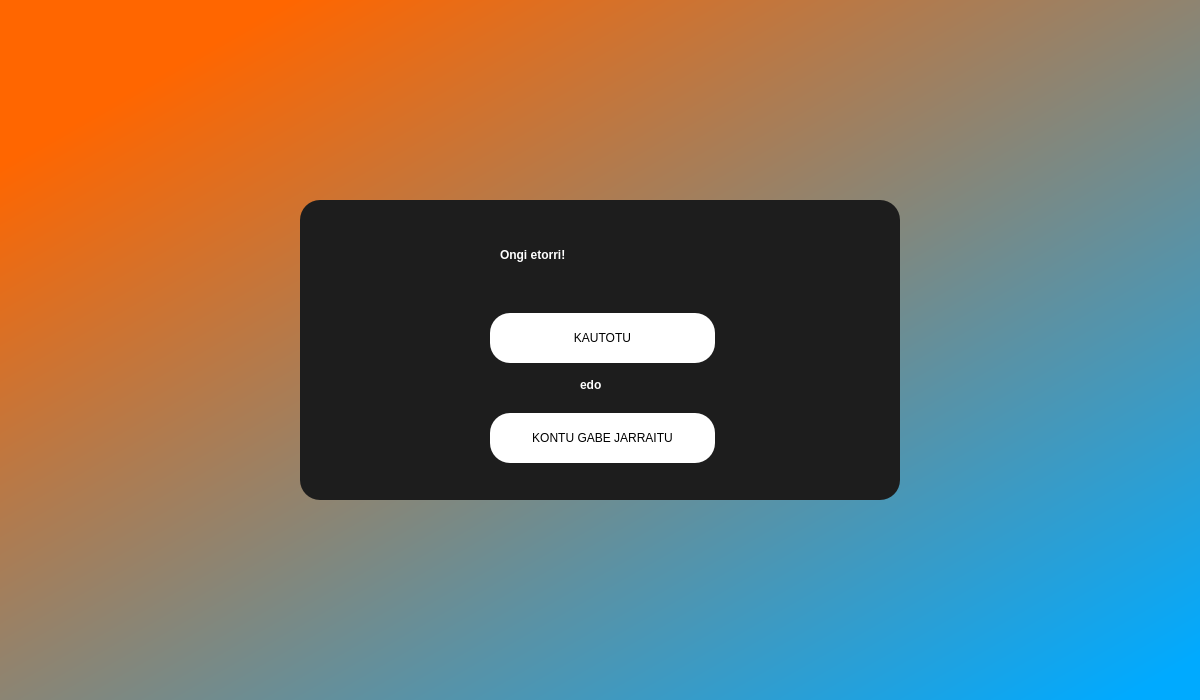
<?xml version="1.0" encoding="UTF-8"?>
<ui version="4.0">
 <class>Dialog</class>
 <widget class="QDialog" name="Dialog">
  <property name="geometry">
   <rect>
    <x>0</x>
    <y>0</y>
    <width>1200</width>
    <height>700</height>
   </rect>
  </property>
  <property name="windowTitle">
   <string>Dialog</string>
  </property>
  <widget class="QWidget" name="bgwidget" native="true">
   <property name="geometry">
    <rect>
     <x>0</x>
     <y>0</y>
     <width>1200</width>
     <height>700</height>
    </rect>
   </property>
   <property name="styleSheet">
    <string notr="true">QWidget#bgwidget{
background-color:qlineargradient(spread:pad, x1:0.123847, y1:0.113, x2:0.966, y2:0.965909, stop:0 rgba(255, 102, 0, 255), stop:1 rgba(0, 170, 255, 255))
}</string>
   </property>
   <widget class="QWidget" name="butonwidget" native="true">
    <property name="geometry">
     <rect>
      <x>300</x>
      <y>200</y>
      <width>600</width>
      <height>300</height>
     </rect>
    </property>
    <property name="styleSheet">
     <string notr="true">QWidget#butonwidget{
background-color:#1d1d1d;
border-radius:20px
}</string>
    </property>
    <widget class="QPushButton" name="kautotugabebtn">
     <property name="geometry">
      <rect>
       <x>190</x>
       <y>213</y>
       <width>225</width>
       <height>50</height>
      </rect>
     </property>
     <property name="styleSheet">
      <string notr="true">QPushButton#kautotugabebtn{
border-radius:20px;
background-color:rgb(255, 255, 255);
font: 16pt &quot;Calibri&quot;;
}

QPushButton#kautotugabebtn:hover{
border-radius:20px;
background-color:rgb(179, 179, 179);
font: 16pt &quot;Calibri&quot;;
font-weight:bold;
}</string>
     </property>
     <property name="text">
      <string>KONTU GABE JARRAITU</string>
     </property>
    </widget>
    <widget class="QPushButton" name="kautotubtn">
     <property name="geometry">
      <rect>
       <x>190</x>
       <y>113</y>
       <width>225</width>
       <height>50</height>
      </rect>
     </property>
     <property name="styleSheet">
      <string notr="true">QPushButton#kautotubtn{
border-radius:20px;
background-color:rgb(255, 255, 255);
font: 16pt &quot;Calibri&quot;;
}

QPushButton#kautotubtn:hover{
border-radius:20px;
background-color:rgb(179, 179, 179);
font: 16pt &quot;Calibri&quot;;
font-weight:bold;
}</string>
     </property>
     <property name="text">
      <string>KAUTOTU</string>
     </property>
    </widget>
    <widget class="QLabel" name="ongietorrilbl">
     <property name="geometry">
      <rect>
       <x>200</x>
       <y>30</y>
       <width>210</width>
       <height>50</height>
      </rect>
     </property>
     <property name="styleSheet">
      <string notr="true">QLabel#ongietorrilbl{
color:rgb(255, 255, 255);
font: 300 32pt &quot;Calibri&quot;;
font-weight:bold;
}</string>
     </property>
     <property name="text">
      <string>Ongi etorri!</string>
     </property>
    </widget>
    <widget class="QLabel" name="edolbl">
     <property name="geometry">
      <rect>
       <x>280</x>
       <y>170</y>
       <width>30</width>
       <height>30</height>
      </rect>
     </property>
     <property name="styleSheet">
      <string notr="true">QLabel#edolbl{
color:rgb(255, 255, 255);
font: 300 12pt &quot;Calibri&quot;;
font-weight:bold;
}</string>
     </property>
     <property name="text">
      <string>edo</string>
     </property>
    </widget>
   </widget>
  </widget>
 </widget>
 <resources/>
 <connections/>
</ui>
